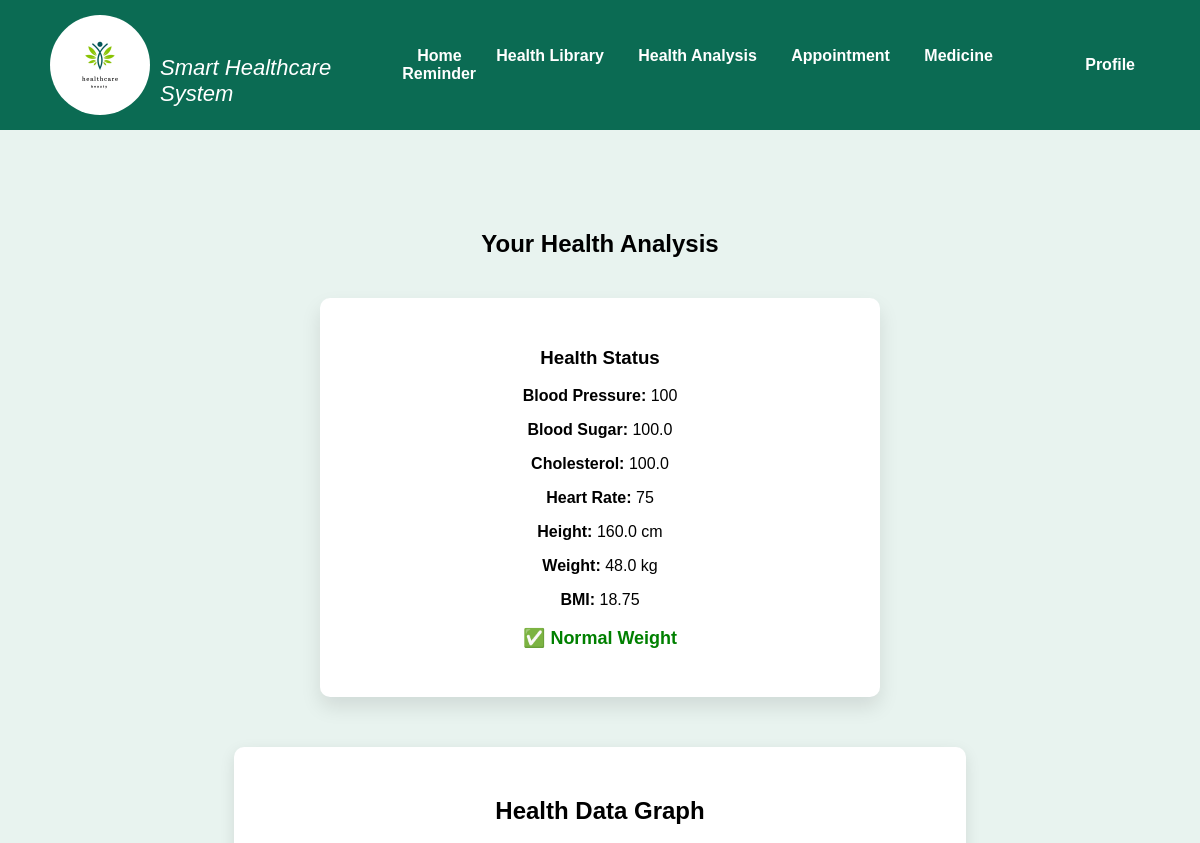
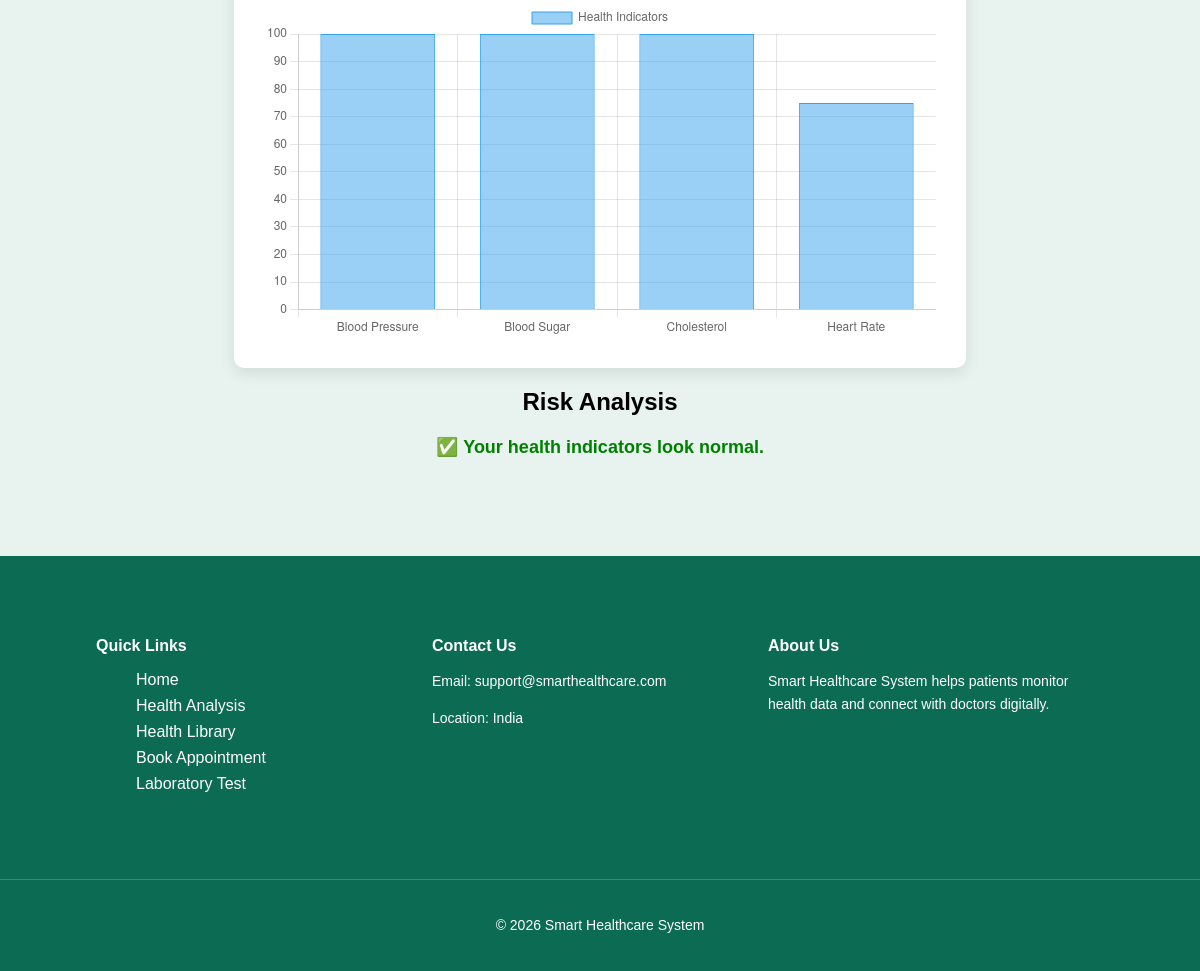
Screenshot of /health-analysis/ (signed in) with the database file from the repository (2 pictures, top to bottom).
### app/models.py (models this page shows, shortened)
class PatientHealthData(models.Model):
    patient = models.ForeignKey(Patient, on_delete=models.CASCADE)
    age = models.IntegerField()
    gender = models.CharField(max_length=10)
    weight = models.FloatField()
    height = models.FloatField()
    blood_pressure = models.IntegerField()
    heart_rate = models.IntegerField()
    temperature = models.FloatField()
    oxygen_level = models.IntegerField()
    blood_sugar = models.FloatField()
    cholesterol = models.FloatField()
    hemoglobin = models.FloatField()
    symptoms = models.TextField()
    disease_history = models.TextField()
    medications = models.TextField()
    allergies = models.TextField()
    smoking = models.CharField(max_length=10)
    alcohol = models.CharField(max_length=10)
    exercise = models.CharField(max_length=20)
    sleep_hours = models.IntegerField()
    family_diabetes = models.CharField(max_length=10)
    family_heart = models.CharField(max_length=10)
    created_at = models.DateTimeField(auto_now_add=True)

### app/views.py (the view)
# urls.py: path("health-analysis/", views.health_analysis, name="health_analysis"),
@login_required
def health_analysis(request):
    patient = Patient.objects.get(user=request.user)
    health = PatientHealthData.objects.filter(patient=patient).last()
    bmi = None
    if health:
        height_m = float(health.height) / 100
        bmi = float(health.weight) / (height_m * height_m)
    context = {
        "health": health,
        "bmi": round(bmi, 2) if bmi else None,
        "bp_risk": int(health.blood_pressure) > 140 if health else False,
        "sugar_risk": float(health.blood_sugar) > 180 if health else False,
        "cholesterol_risk": float(health.cholesterol) > 200 if health else False,
    }
    return render(request, "patient/health_analysis.html", context)

### app/templates/patient/health_analysis.html (shortened to what this page needs)
{% load static %}
<!DOCTYPE html>
<html>
<head>
    <link rel="stylesheet" href="{% static 'css/home.css' %}">
    <link rel="stylesheet" href="{% static 'css/library.css' %}">
</head>
<body>
<div class="navbar">
    <div class="logo">
        <img src="{% static 'images/healthcare_logo.webp' %}">
        <i>Smart Healthcare System</i>
    </div>
    <div>
        <a href="{% url 'patient_home' %}">Home</a>
        <a href="{% url 'health_library' %}">Health Library</a>
        <a href="{% url 'health_analysis' %}">Health Analysis</a>
        <a href="{% url 'book_appointment' %}">Appointment</a>
                    <a href="{% url 'medicine_reminder' %}">Medicine Reminder</a>
    </div>
    <div class="nav-right">
        <a href="{% url 'patient_dashboard' %}">Profile</a>
    </div>
</div>
<section class="analysis-section">
<h1>Your Health Analysis</h1>
{% if health %}
<div class="analysis-box">
<h3>Health Status</h3>
<p><b>Blood Pressure:</b> {{ health.blood_pressure }}</p>
<p><b>Blood Sugar:</b> {{ health.blood_sugar }}</p>
<p><b>Cholesterol:</b> {{ health.cholesterol }}</p>
<p><b>Heart Rate:</b> {{ health.heart_rate }}</p>
<p><b>Height:</b> {{ health.height }} cm</p>
<p><b>Weight:</b> {{ health.weight }} kg</p>
<p><b>BMI:</b> {{ bmi }}</p>
{% if bmi < 18.5 %}
<p class="risk">⚠ Underweight</p>
{% elif bmi >= 18.5 and bmi <= 24.9 %}
<p class="safe">✅ Normal Weight</p>
{% elif bmi >= 25 and bmi <= 29.9 %}
<p class="risk">⚠ Overweight</p>
{% else %}
<p class="risk">⚠ Obesity Risk</p>
{% endif %}
</div>
<div class="analysis-result">
<div class="health-graph">
<h2>Health Data Graph</h2>
<canvas id="healthChart"></canvas>
</div>
<h2>Risk Analysis</h2>
{% if not bp_risk and not sugar_risk and not cholesterol_risk %}
<p class="safe">✅ Your health indicators look normal.</p>
{% endif %}
</div>
{% else %}
<div style="text-align:center; margin-top:40px;">
<h3>No health data available.</h3>
<p>Please submit your health information from the Health Library page.</p>
</div>
{% endif %}
</section>
<footer class="footer">
<div class="footer-container">
<div class="footer-links">
<h4>Quick Links</h4>
<ul>
<li>Home</li>
<li>Health Analysis</li>
<li>Health Library</li>
<li>Book Appointment</li>
<li>Laboratory Test</li>
</ul>
</div>
<div class="footer-contact">
<h4>Contact Us</h4>
<p>Email: support@smarthealthcare.com</p>
<p>Location: India</p>
</div>
<div class="footer-about">
<h4>About Us</h4>
<p>
Smart Healthcare System helps patients monitor health
data and connect with doctors digitally.
</p>
</div>
</div>
<div class="footer-bottom">
<p>© 2026 Smart Healthcare System</p>
</div>
</footer>
<script>
const ctx = document.getElementById('healthChart');
new Chart(ctx, {
    type: 'bar',
    data: {
        labels: [
            'Blood Pressure',
            'Blood Sugar',
            'Cholesterol',
            'Heart Rate'
        ],
        datasets: [{
            label: 'Health Indicators',
            data: [
                {{ health.blood_pressure|default:0 }},
                {{ health.blood_sugar|default:0 }},
                {{ health.cholesterol|default:0 }},
                {{ health.heart_rate|default:0 }}
            ],
            borderWidth: 1
        }]
    },
    options: {
        responsive:true,
        scales: {
            y: {
                beginAtZero: true
            }
        }
    }
});
</script>
</body>
</html>

### app/static/css/home.css (style rules this page uses)
body { margin: 0; font-family: Arial, sans-serif; background-color:#e8f3ef; }
.logo { display: flex; }
.logo img { height: 100px; width: 100px; margin-right: 10px; border-radius: 50%; object-fit: contain; }
.logo i { color: white; font-size: 22px; padding-top: 40px; }
.navbar { background-color:#0b6b53; ; padding: 10px 20px; display: flex; align-items: center; justify-content: space-between; }
.navbar a { color: white; text-decoration: none; margin: 0 15px; font-weight: bold; }
.nav-right { display: flex; align-items: center; gap: 15px; }
body { margin: 0; font-family: Arial, sans-serif; }
.navbar { display: flex; justify-content: space-between; align-items: center; padding: 15px 50px; }
.footer { background:#0b6b53; color:white; padding-top:60px; }
.footer-container { display:flex; justify-content:space-between; flex-wrap:wrap; padding:0 8% 40px 8%; }
.footer-container div { flex:1; min-width:220px; margin-bottom:30px; }
.footer h4 { margin-bottom:15px; }
.footer p { font-size:14px; line-height:1.6; }
.footer ul { list-style:none; }
.footer ul li { margin-bottom:8px; }
.footer-bottom { text-align:center; padding:20px; border-top:1px solid rgba(255,255,255,0.2); font-size:14px; }

### app/static/css/library.css (style rules this page uses)
.analysis-section { padding:80px 10%; text-align:center; }
.analysis-box { background:white; padding:30px; margin:40px auto; max-width:500px; border-radius:10px; box-shadow:0 10px 20px rgba(0,0,0,0.1); }
.analysis-result { margin-top:40px; }
.safe { color:green; font-weight:bold; font-size:18px; }

### app/templates/patient/health_analysis.html (style rules this page uses)
.health-graph { width:70%; margin:auto; margin-top:50px; background:white; padding:30px; border-radius:10px; box-shadow:0 5px 15px rgba(0,0,0,0.1); }

### rows the page displays
PatientHealthData: blood_pressure "100", blood_sugar "100.0", cholesterol "100.0", heart_rate "75", height "160.0", weight "48.0"

### other values shown
{{ bmi }} "18.75"
chart data {{ health.blood_pressure|default:0 }} 100
chart data {{ health.blood_sugar|default:0 }} 100.0
chart data {{ health.cholesterol|default:0 }} 100.0
chart data {{ health.heart_rate|default:0 }} 75
